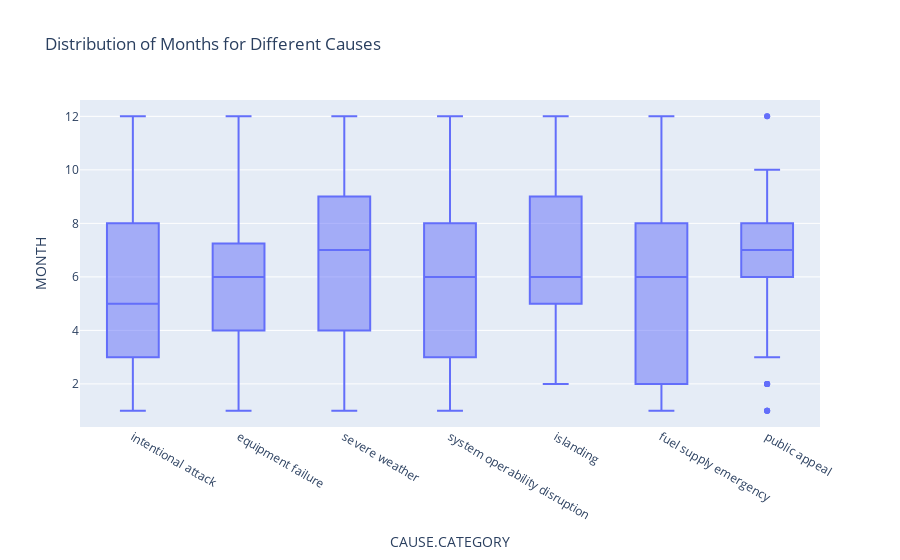

The notebook cell this image was saved under:
### Code cell
outage["MONTH"] = pd.to_numeric(outage["MONTH"],errors="coerce")
mon_cause = px.box(outage, x='CAUSE.CATEGORY', y="MONTH",title="Distribution of Months for Different Causes")
mon_cause.write_html(r'C:\Users\Zly19\dsc80-2023-wi\projects\mon_cause.html', include_plotlyjs='cdn')
mon_cause

### Figure 1 — Plotly figure (JSON) as saved in the notebook; plotly's stock layout.template omitted (floating-point values rounded to 4 significant figures; data arrays with more than 128 entries replaced by an {"elided": "..."} marker saying what was removed)
{"data": [{"alignmentgroup": "True", "hovertemplate": "CAUSE.CATEGORY=%{x}<br>MONTH=%{y}<extra></extra>", "legendgroup": "", "marker": {"color": "#636efa"}, "name": "", "notched": false, "offsetgroup": "", "orientation": "v", "showlegend": false, "type": "box", "x": {"elided": "1534 str values"}, "x0": " ", "xaxis": "x", "y": {"elided": "1534 int values"}, "y0": " ", "yaxis": "y"}], "layout": {"boxmode": "group", "legend": {"tracegroupgap": 0}, "title": {"text": "Distribution of Months for Different Causes"}, "xaxis": {"anchor": "y", "domain": [0, 1], "title": {"text": "CAUSE.CATEGORY"}}, "yaxis": {"anchor": "x", "domain": [0, 1], "title": {"text": "MONTH"}}}}
